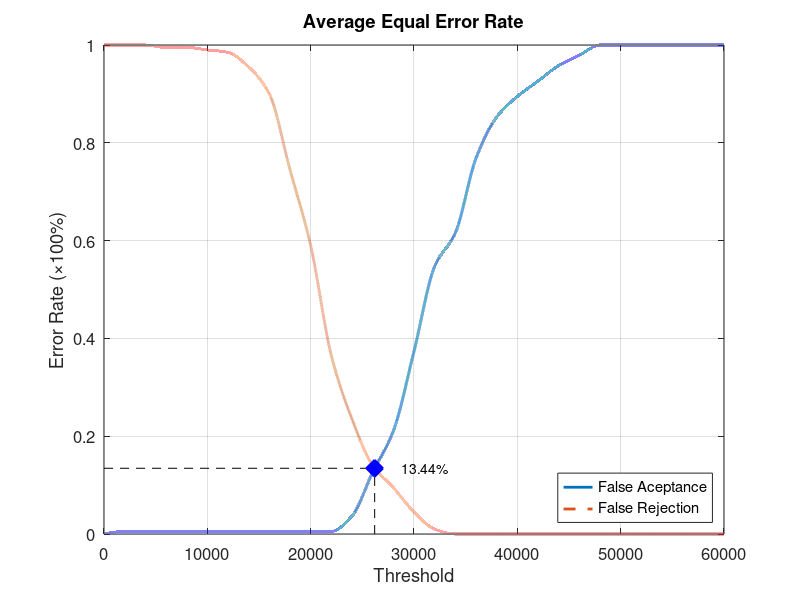
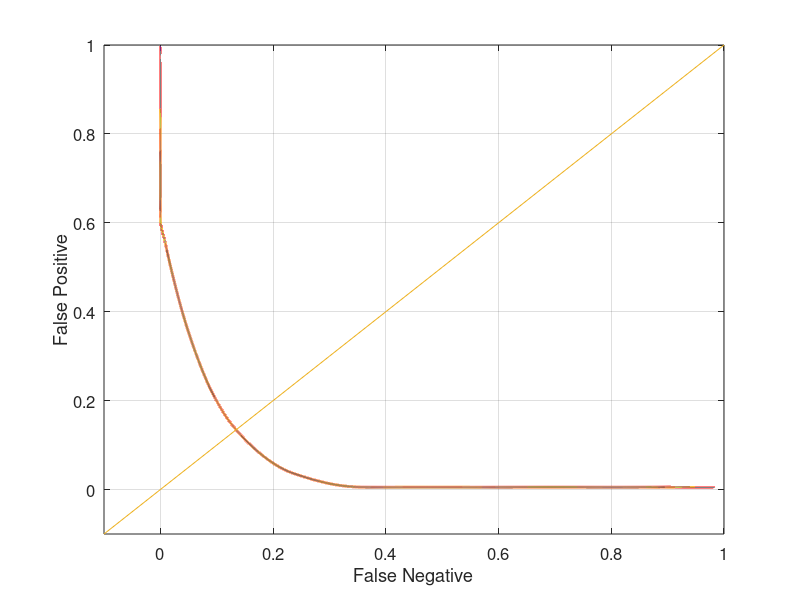

Source code (MATLAB) for these figures, in order:
function yEER = Database1_1
close all;
clear;
clc;
x = 0:2000:60000;
xq = 0:0.5:60000;

y0 = [0 0.00526316 0.00526316 0.00526316 0.00526316 0.00526316 0.00526316 0.00526316 0.00526316 0.00526316 0.00526316 0.00526316 0.0368421 0.126316 0.210526 0.373684 0.547368 0.615789 0.768421 0.852632 0.894737 0.926316 0.957895 0.978947 1 1 1 1 1 1 1];
yy0 = interp1(x, y0, xq, 'pchip');
y1 = [1 1 1 0.995 0.995 0.99 0.985 0.955 0.9 0.745 0.59 0.365 0.235 0.14 0.095 0.045 0.01 0 0 0 0 0 0 0 0 0 0 0 0 0 0];
yy1 = interp1(x, y1, xq, 'pchip');

% Calculating EER: 
y2 = abs(y0 - y1);
find(y2 == min(y2))
yy2 = abs(yy0 - yy1);
xEER = find(yy2 == min(yy2));
xEERIndex = xq(xEER) % X-axis EER
yEER = yy0(xEER) % Y-axis EER

main = figure
plot(xq, yy0,'-','LineWidth', 2);	hold on
plot(xq, yy1,'--','LineWidth', 2);	hold on
plot([xEERIndex xEERIndex], [0 yEER], 'k--');	hold on
plot([0 xEERIndex], [yEER yEER], 'k--');	hold on
plot(xEERIndex, yEER, 'bx', 'LineWidth', 10);	hold on
text(xEERIndex + 10 * xEERIndex / 100, yEER, [num2str(round((10000 * yEER)) / 100) '%'])
legend('False Aceptance', 'False Rejection', 'Location', 'SouthEast')
xlabel('Threshold')
ylabel('Error Rate (\times100%)')
title('Average Equal Error Rate')
set(gca, 'FontSize', 12)
axis([0 60000 0 1])
grid on

print(main, 'Database1_1Main', '-dpng');
FNRxFPR = figure('Color', [1 1 1]);
plot(yy1, yy0, '-', yy1, yy0, 'LineWidth', 2);
hold on
y = -0.1:0.1:1
plot(y, y); 
set(gca, 'FontSize', 12)
xlabel('False Negative')
ylabel('False Positive')
axis([-0.1 1 -0.1 1])
set(gca, 'FontSize', 12)
grid on

print(FNRxFPR, 'Database1_1FNRxFPR','-dpng');
end
